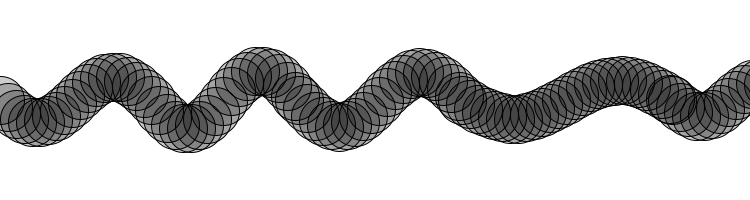
Frame 1 (no input)
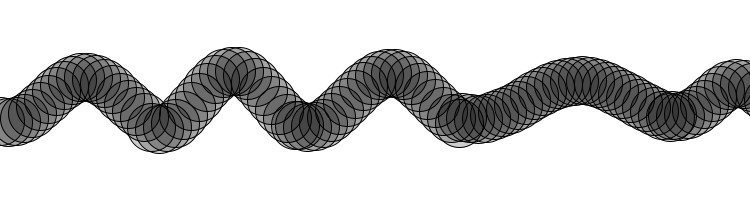
Frame 60 (the mouse pressed at the canvas centre just before this capture)
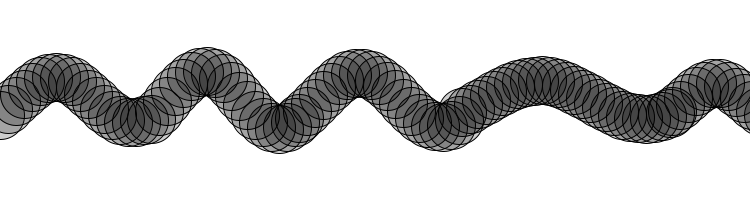
Frame 120 (the mouse held since frame 60 and released just before this capture)

The Processing sketch that drew these frames (run headless with seeded random() and noise(); from frame 60 on, the mouse is pressed at the canvas centre):

// Processing sketch: exercise_11
// ── exercise_11.pde
Wave waves[];

void setup() {
  size(750, 200);

  waves = new Wave[5];

  float period = 0;
  float x = 0;
  for (int i = 0; i < waves.length; i++) {
    float amplitude = random(10, 30);
    if (i > 0) {
      x += period;
    }
    period = random(100, 300);
    waves[i] = new Wave(new PVector(x, height/2), amplitude, period);
  }
}

void draw() {
  background(255);

  for (int i = 0; i < waves.length; i++) {
    waves[i].display();
  }
}
// ── Wave.pde
class Wave {

  PVector origin;
  float amplitude;
  float period;
  float startAngle;
  float angleVel;
  int xspacing;

  Wave(PVector o, float a, float p) {
    origin = o.copy();
    amplitude = a;
    period = p;
    startAngle = 0.0;
    angleVel = 0.1;
    xspacing = 8;
  }

  void display() {
    startAngle += 0.02;
    float angle = startAngle;

    for (int x = 0; x <= period; x+= xspacing) {
      float y =+ sin(angle) * amplitude;

      stroke(0);
      fill(0, 50);
      ellipse(origin.x + x, origin.y + y, 48, 48);

      angle += (TWO_PI / period) * xspacing;
    }
  }
}
